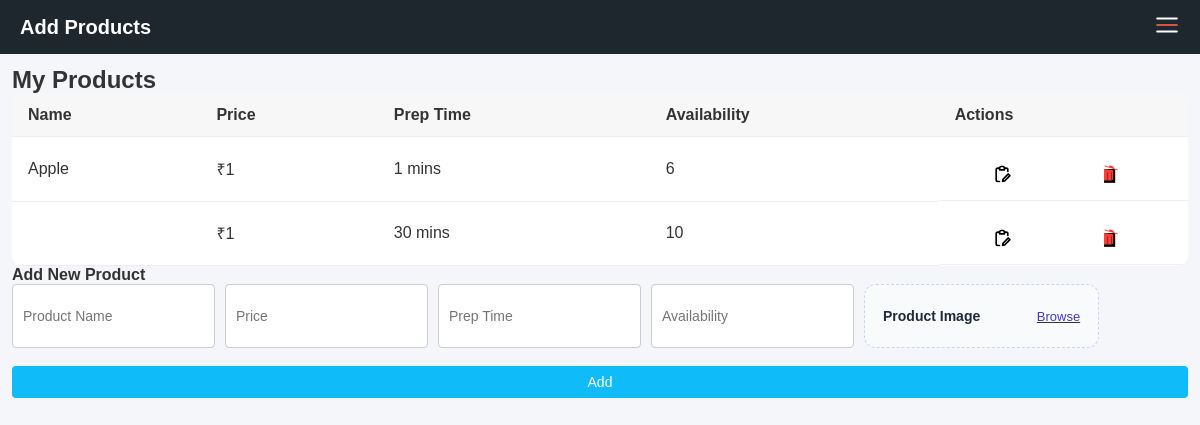
The app's page /owner (signed in) with its own data.
### tables this page shows
CREATE TABLE products (
    id INTEGER PRIMARY KEY AUTOINCREMENT,
    stall_id INTEGER NOT NULL,
    product_name TEXT NOT NULL,
    price INTEGER NOT NULL,
    prep_time INTEGER NOT NULL,
    availability INTEGER CHECK(availability >= 0) DEFAULT 1,
    image TEXT,
    is_active INTEGER DEFAULT 1,
    FOREIGN KEY(stall_id) REFERENCES stalls(id) ON DELETE RESTRICT
);

### app.py (the view)
@app.route("/owner")
def owner():
    user = current_user()
    if not user or user["role"] != "owner":
        return redirect("/login")
    db = get_db()
    try:
        products = db.execute("""
            SELECT p.id, p.product_name, p.price, p.prep_time,
                   p.availability, p.image
            FROM products p
            JOIN stalls s ON p.stall_id = s.id
            JOIN users u ON s.owner_id = u.id
            WHERE u.id=?
        """, (current_user()["id"],)).fetchall()
    finally:
        db.close()
    return render_template("owner.html", products=products)

### app.py (called while the page is built)
def current_user():
    sid = session.get("active_sid")
    if not sid:
        return None
    sessions = session.get("sessions", {})
    user = sessions.get(sid)
    user = dict(user)
    if not user:
        return None
    user = dict(user)
    if "user" not in user:
        if "id" in user:
            user["user"] = user["id"]
        elif "user_id" in user:
            user["user"] = user["user_id"]
    return user

def get_db():
    conn = sqlite3.connect("database.db", timeout=10, check_same_thread=False)
    conn.row_factory = sqlite3.Row
    return conn

@app.context_processor
def inject_current_user():
    return dict(current_user=current_user)

### templates/owner.html (shortened to what this page needs)
<!DOCTYPE html>
<html lang="en">
<head>
    <link rel="stylesheet" href="{{ url_for('static', filename='common.css') }}">
</head>
<body>
<header class="navbar">
  <h1 class="logo">Add Products</h1>
  <nav class="nav-right">
    <div class="dropdown">
      <img
        src="{{ url_for('static', filename='icons/menu.svg') }}"
        id="settingsBtn"
        class="menu-icon"
        alt="menu"
      >
    </div>
  </nav>
</header>
<main class="container">
    <h2>My Products</h2>
    <table class="product-table">
        <tr>
            <th>Name</th>
            <th>Price</th>
            <th>Prep Time</th>
            <th>Availability</th>
            <th>Actions</th>
        </tr>
        {% for p in products %}
        <tr>
            <td>{{ p[1] }}</td>
            <td>₹{{ p[2] }}</td>
            <td>{{ p[3] }} mins</td>
            <td>{{ p[4] }}</td>
            <td class="actions">
      <a href="/update_product/{{ p[0] }}" title="Update">
        <img src="{{ url_for('static', filename='icons/edit.svg') }}"
             class="icon">
      </a>
      <a href="javascript:void(0)"
         onclick="openDeleteModal('/delete_product/{{ p[0] }}')"
         title="Delete">
        <img src="{{ url_for('static', filename='icons/delete.svg') }}"
             class="icon">
      </a>
    </td>
        </tr>
        {% endfor %}
    </table>
    <h4>Add New Product</h4>
    <form method="post" action="/add_product" enctype="multipart/form-data" class="form inline">
        <input type="text" name="product_name" placeholder="Product Name" required>
        <input type="number" name="price" placeholder="Price" min="1" required>
        <input type="number" name="prep_time" placeholder="Prep Time" min="1" required>
        <input type="number" name="availability" placeholder="Availability" min="1" required>
        <label class="upload-box">
  <span class="upload-left">
    <strong id="uploadTitle">Product Image</strong>
  </span>
  <u><span class="upload-right" id="uploadStatus">
    Browse
  </span></u>
            </label>
        <button type="submit" class="btn primary">Add</button>
    </form>
</main>
</body>
</html>

### static/common.css (style rules this page uses)
* { box-sizing: border-box; margin: 0; padding: 0; font-family: Arial, Helvetica, sans-serif; }
a { text-decoration: none; color: inherit; }
.container { max-width: 1200px; width: 100%; margin: auto; padding: 12px; }
body { margin: 0; width: 100%; background: #f5f6fa; color: #333; }
.navbar { background: #1e272e; color: #fff; padding: 12px 20px; display: flex; justify-content: space-between; align-items: center; }
.logo { font-size: 20px; }
.form { display: flex; flex-direction: column; gap: 12px; }
.form.inline { flex-direction: row; flex-wrap: wrap; gap: 10px; }
input, button { padding: 10px; font-size: 14px; }
input { border: 1px solid #ccc; border-radius: 4px; }
.btn { margin-top: 8px; width: 100%; background: #ffd500f4; border: none; cursor: pointer; padding: 8px 14px; text-decoration: none; text-align: center; border-radius: 4px; font-size: 14px; display: inline-block; }
.btn.primary { background: #0fbcf9; color: #fff; }
button { padding: 6px 10px; font-size: 13px; border: none; cursor: pointer; }
.product-table { width: 100%; border-collapse: collapse; background: white; border-radius: 10px; overflow: hidden; }
.product-table th, .product-table td { padding: 12px 16px; border-bottom: 1px solid #eee; text-align: left; }
.product-table th { background: #f7f7f7; font-weight: 600; }
.actions a { margin-right: 14px; text-decoration: none; }
.icon { width: 20px; height: 20px; cursor: pointer; transition: transform 0.2s ease; }
.actions { margin-top: 15px; display: flex; justify-content: space-around; }
.upload-box { display: flex; align-items: center; justify-content: space-between; border: 1.5px dashed #c7d2fe; border-radius: 12px; padding: 14px 18px; height: 64px; width: 20%; background: #f8fafc; cursor: pointer; transition: 0.25s; }
.upload-left { display: flex; flex-direction: column; gap: 2px; }
.upload-left strong { font-size: 14px; color: #1e293b; }
.upload-right { font-size: 13px; font-weight: 500; color: #4338ca; }
img { max-width: 100%; height: auto; object-fit: cover; opacity: 1; visibility: visible; }
.dropdown { position: relative; }
.menu-icon { width: 26px; height: 26px; cursor: pointer; filter: invert(1); }

### records on screen
products: product_name "Apple", price "1", prep_time "1", availability "6"
products: price "1", prep_time "30", availability "10"
